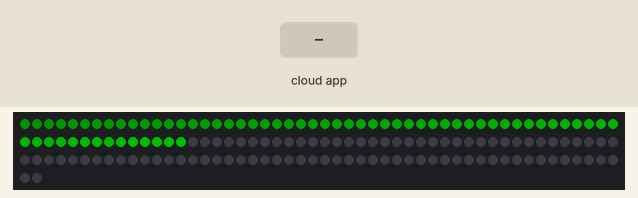
Simulated run of this sketch. Board: ESP8266 (NodeMCU). Shown: 152 RGB LEDs in strip order, left to right, continuing on the next row. The test bench sets the inputs (shaded band). Dim RGB values are drawn brighter than linear; WiFi joins after 1.5 s; servers stay silent unless stated; colours are those a GRB WS2812 strip shows for the declared byte order; the Firebase database answers and starts empty; what the sketch prints to the serial monitor is not drawn.

Above: at 2.7 s.
2.8 s: the phone or cloud app sets Hue to 1
At 6.54 s:
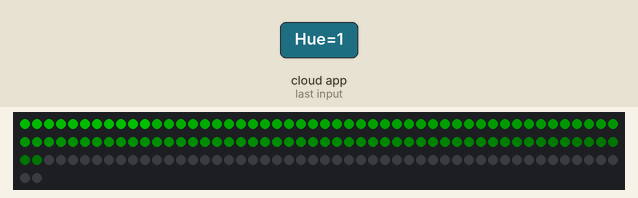
7.8 s: the phone or cloud app sets Hue to 0
At 12.98 s:
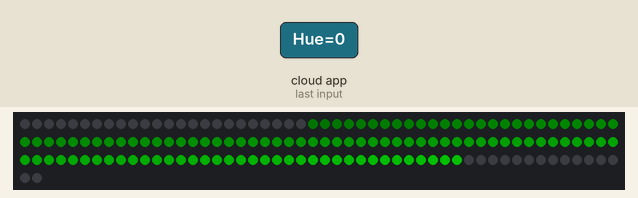
Timing chart, 0 to 14.5 s (numbered marks = the images above; inputs shaded):
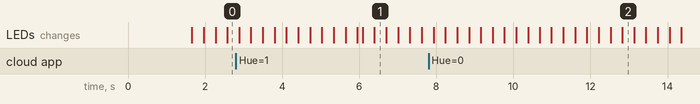

The sketch:

smart_table_.ino
```cpp
#include <FirebaseArduino.h>
#define FASTLED_ALLOW_INTERRUPTS 0
#include "FastLED.h"

#include <ESP8266WiFi.h>

// How many leds in your strip?
#define NUM_LEDS 152

// For led chips like Neopixels, which have a data line, ground, and power, you just
// need to define DATA_PIN.  For led chipsets that are SPI based (four wires - data, clock,
// ground, and power), like the LPD8806, define both DATA_PIN and CLOCK_PIN
#define DATA_PIN 2
#define CLOCK_PIN 13

// Define the array of leds
CRGB leds[NUM_LEDS];
static uint8_t hue = 0;
// Set up server
#define FIREBASE_HOST "smart-table-fd493.firebaseio.com"
#define FIREBASE_AUTH "Ztm2S6MnnGucBPpUbMYRaKUR2K28T2EeKoB4kR2k"
#define WIFI_SSID "TheChickenRanch"
#define WIFI_PASSWORD "PleaseL3t0s1n"

void setup() {
  pinMode (DATA_PIN, OUTPUT);
  Serial.begin(115200);
  Serial.println("resetting");
  LEDS.addLeds<WS2812,DATA_PIN,RGB>(leds,NUM_LEDS);
  LEDS.setBrightness(84);

  WiFi.begin(WIFI_SSID,WIFI_PASSWORD);

  Serial.print("Connecting");
  while (WiFi.status() != WL_CONNECTED)
  {
    delay(500);
    Serial.print(".");
  }
    Firebase.begin(FIREBASE_HOST, FIREBASE_AUTH);
}

void fadeall() { for(int i = 0; i < NUM_LEDS; i++) { leds[i].nscale8(250); } }

void loop() {
  hue = Firebase.getInt("Hue");
  if (Firebase.failed()) {
      Serial.println("Firebase get failed attempting reconnect");
      Serial.println(Firebase.error());
      if (WiFi.status() != WL_CONNECTED) {
          WiFi.begin(WIFI_SSID,WIFI_PASSWORD);
           while (WiFi.status() != WL_CONNECTED)
           {
             delay(500);
             Serial.print(".");
           }
          Firebase.begin(FIREBASE_HOST, FIREBASE_AUTH);
      }
      return;
  }


  Serial.println(hue);
  // First slide the led in one direction
  for(int i = 0; i < NUM_LEDS; i++) {
    // Set the i'th led to red
    leds[i] = CHSV(hue, 255, 255);
    // Show the leds
    FastLED.show();
    // now that we've shown the leds, reset the i'th led to black
    // leds[i] = CRGB::Black;
    fadeall();
    // Wait a little bit before we loop around and do it again
    delay(10);
  }
  // Now go in the other direction.
  for(int i = (NUM_LEDS)-1; i >= 0; i--) {
    // Set the i'th led to red
    leds[i] = CHSV(hue, 255, 255);
    // Show the leds
    FastLED.show();
    // now that we've shown the leds, reset the i'th led to black
    // leds[i] = CRGB::Black;
    fadeall();
    // Wait a little bit before we loop around and do it again
    delay(10);
  }
}
```
